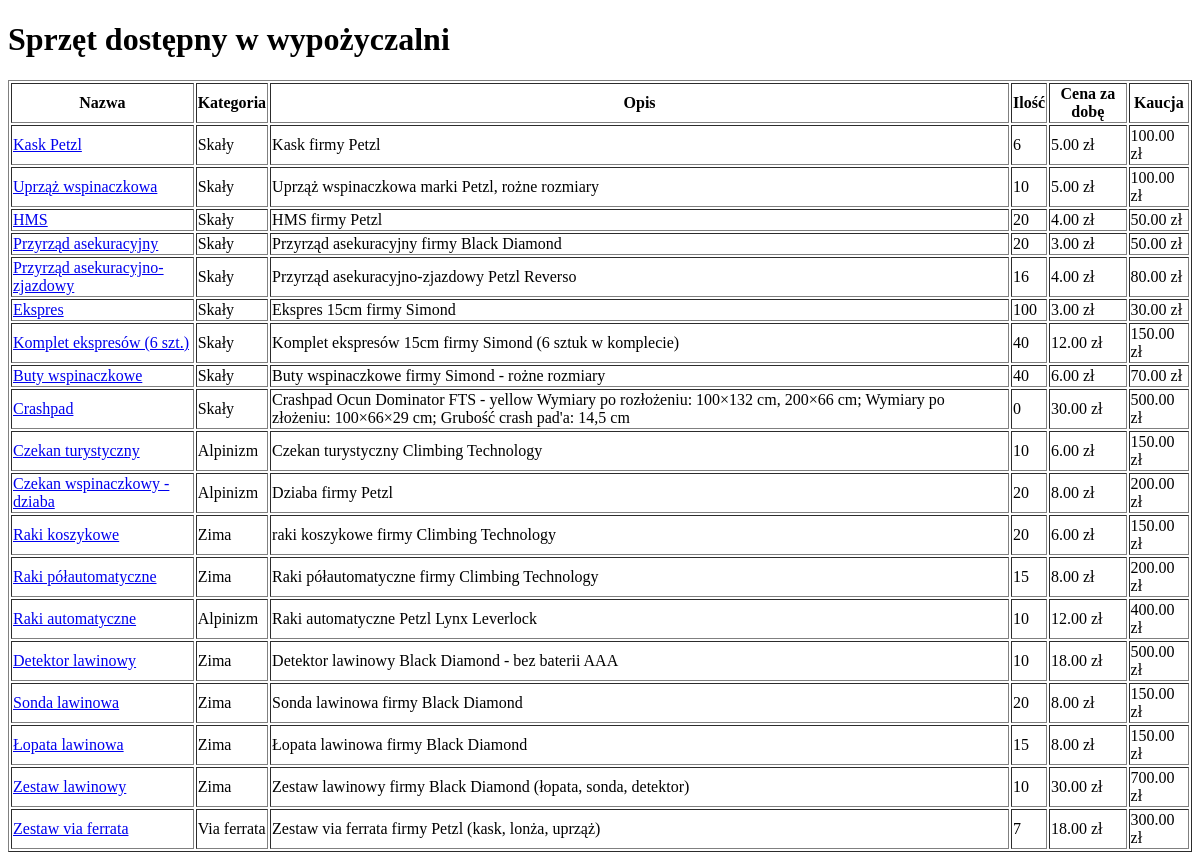
Before: /equipment/ with the older database file.
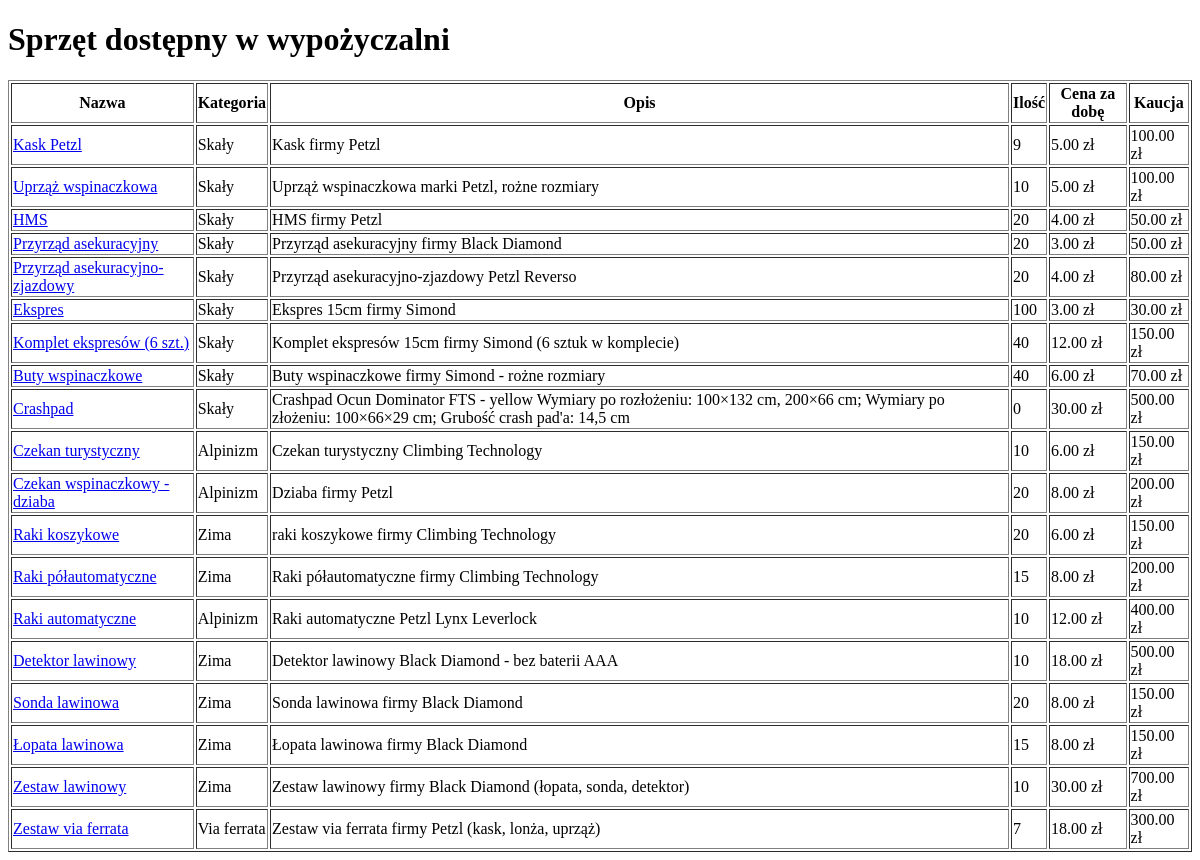
After: the same page with the newer database file.
### rentals/models.py (models this page shows, shortened)
class Equipment(models.Model):
    name = models.CharField(max_length=200)
    category = models.ForeignKey(Category, on_delete=models.CASCADE)
    description = models.TextField(blank=True)
    quantity = models.PositiveIntegerField()
    price_per_day = models.DecimalField(max_digits=5, decimal_places=2)
    deposit = models.DecimalField(max_digits=5, decimal_places=2)

class Category(models.Model):
    name = models.CharField(max_length=100)
    description = models.TextField(blank=True)

### rentals/views.py (the view)
# urls.py: path('equipment/', views.equipment_list, name='equipment_list'),
def equipment_list(request):
    equipment = Equipment.objects.all()
    return render(request, 'rentals/equipment_list.html', {'equipment': equipment})

### rentals/context_processors.py (called while the page is built)
def cart_count(request):
    count = 0
    if request.user.is_authenticated:
        cart = Cart.objects.filter(user=request.user, is_active=True).first()
        if cart:
            count = CartItem.objects.filter(cart=cart).count()
    return {'cart_count': count}

### rentals/templates/rentals/equipment_list.html (shortened to what this page needs)
<!DOCTYPE html>
<html>
<head>
</head>
<body>
    <h1>Sprzęt dostępny w wypożyczalni</h1>
    <table border="1">
        <tr>
            <th>Nazwa</th>
            <th>Kategoria</th>
            <th>Opis</th>
            <th>Ilość</th>
            <th>Cena za dobę</th>
            <th>Kaucja</th>
        </tr>
        {% for item in equipment %}
        <tr>
            <td>
                <a href="{% url 'equipment_detail' item.pk %}">
                    {{ item.name }}
                </a>
            </td>
            <td>{{ item.category.name }}</td>
            <td>{{ item.description }}</td>
            <td>{{ item.quantity }}</td>
            <td>{{ item.price_per_day }} zł</td>
            <td>{{ item.deposit }} zł</td>
        </tr>
        {% endfor %}
    </table>
</body>
</html>

Changed rows visible on the page:
changed Equipment "Kask Petzl": quantity "6" → "9"
changed Equipment "Przyrząd asekuracyjno-zjazdowy": quantity "16" → "20"
